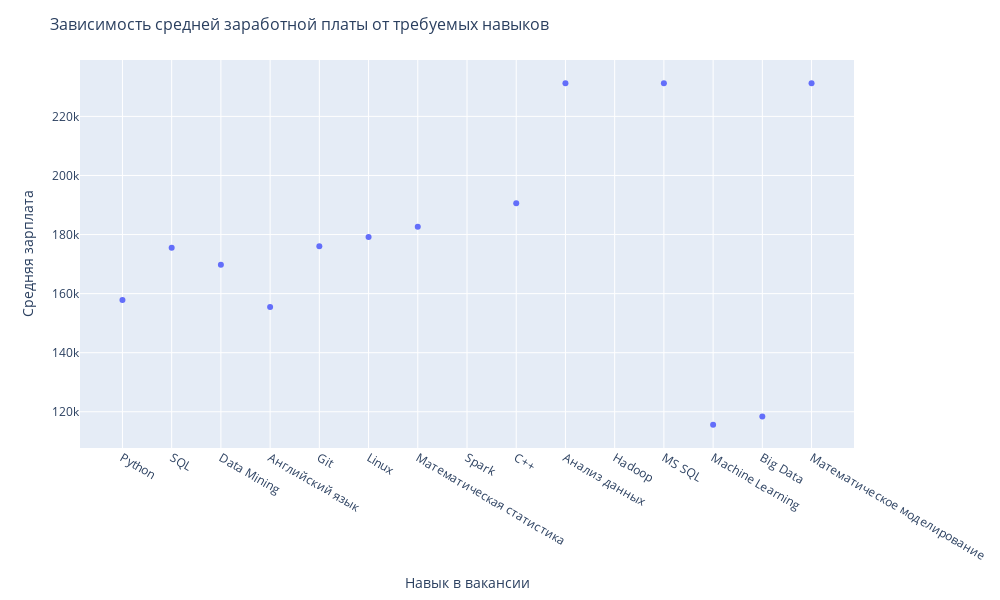

Notebook code for this chart:
### Code cell
show_sal_avg_to_skills()

### Figure 1 — Plotly figure (JSON) as saved in the notebook; plotly's stock layout.template omitted (floating-point values rounded to 4 significant figures)
{"data": [{"hovertemplate": "index=%{x}<br>average_salary=%{y}<extra></extra>", "legendgroup": "", "marker": {"color": "#636efa", "symbol": "circle"}, "mode": "markers", "name": "", "orientation": "v", "showlegend": false, "type": "scatter", "x": ["Python", "SQL", "Data Mining", "Английский язык", "Git", "Linux", "Математическая статистика", "Spark", "C++", "Анализ данных", "Hadoop", "MS SQL", "Machine Learning", "Big Data", "Математическое моделирование"], "xaxis": "x", "y": [157800.0, 175600.0, 169800.0, 155500.0, 176100.0, 179200.0, 182600.0, null, 190600.0, 231300.0, null, 231300.0, 115575, 118400.0, 231300.0], "yaxis": "y"}], "layout": {"height": 600, "legend": {"tracegroupgap": 0}, "margin": {"t": 60}, "title": {"font": {"size": 16}, "text": "Зависимость средней заработной платы от требуемых навыков"}, "width": 1000, "xaxis": {"anchor": "y", "domain": [0, 1], "title": {"text": "Навык в вакансии"}}, "yaxis": {"anchor": "x", "domain": [0, 1], "title": {"text": "Средняя зарплата"}}}}
